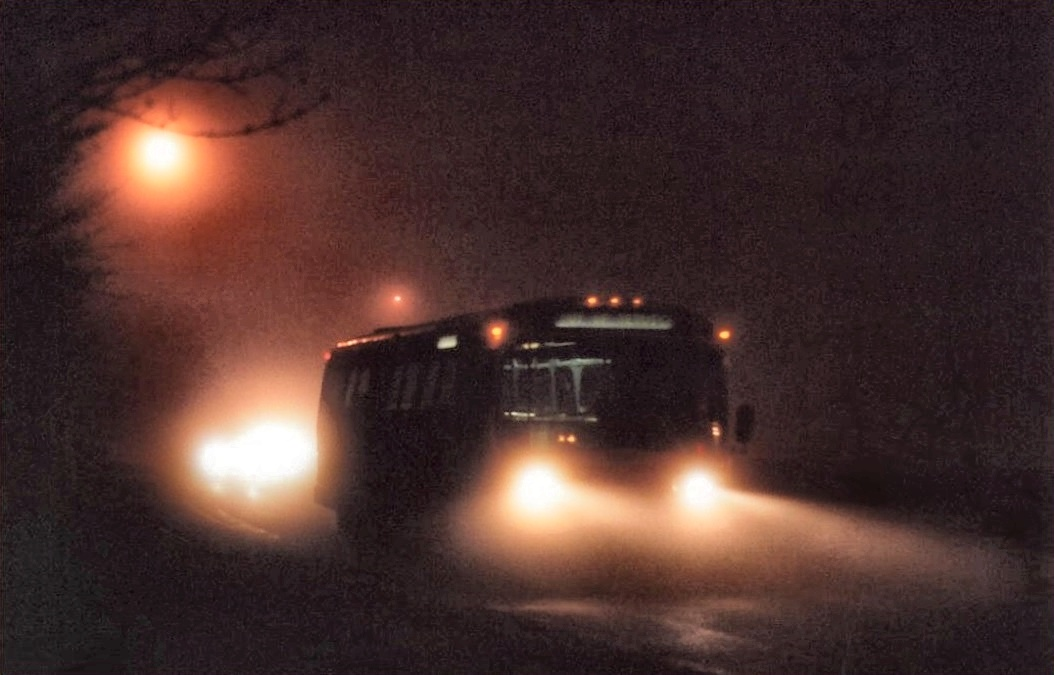
#> input picture data/exdark_clahe/images/test/2015_02325.jpg, 1054 x 675 px, found by its file name; its folder holds 4 pictures in this run
$ python preview.py
#> lines starting #> are read from the running program, lines starting #| are printed output that depends on the picture
# src/preview.py
import cv2, numpy as np, random
from pathlib import Path
names = [p.name for p in random.sample(list(Path("data/exdark_yolo/images/test").iterdir()), 4)]
rows = []
for n in names:
    ims = [cv2.imread(f"data/{d}/images/test/{n}") for d in
           ("exdark_yolo", "exdark_clahe", "exdark_clahe_dn", "exdark_zerodce")]
#> ims = 4 items
    ims = [cv2.resize(i, (320, 240)) for i in ims]
    print(n, [round(float(i.mean()), 1) for i in ims])   # mean brightness per variant
#| 2015_02325.jpg [54.9, 54.9, 54.9, 54.9]
    rows.append(np.hstack(ims))
cv2.imwrite("preview.jpg", np.vstack(rows))
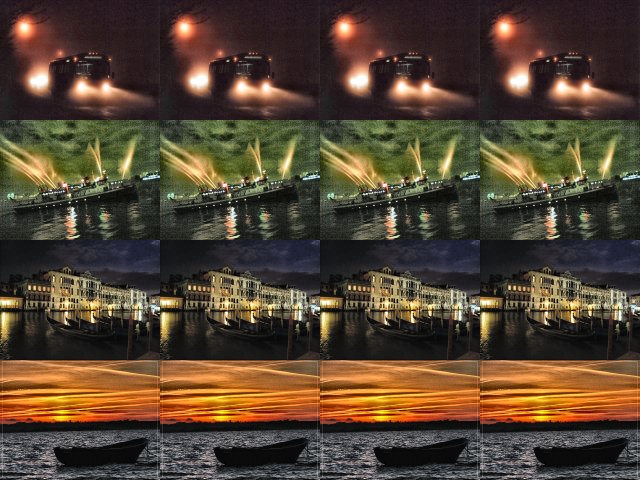
#> saved as preview.jpg: shape (960, 1280, 3) (shown at 1/2 size); mean B, G, R 49.8, 67.9, 84.3
